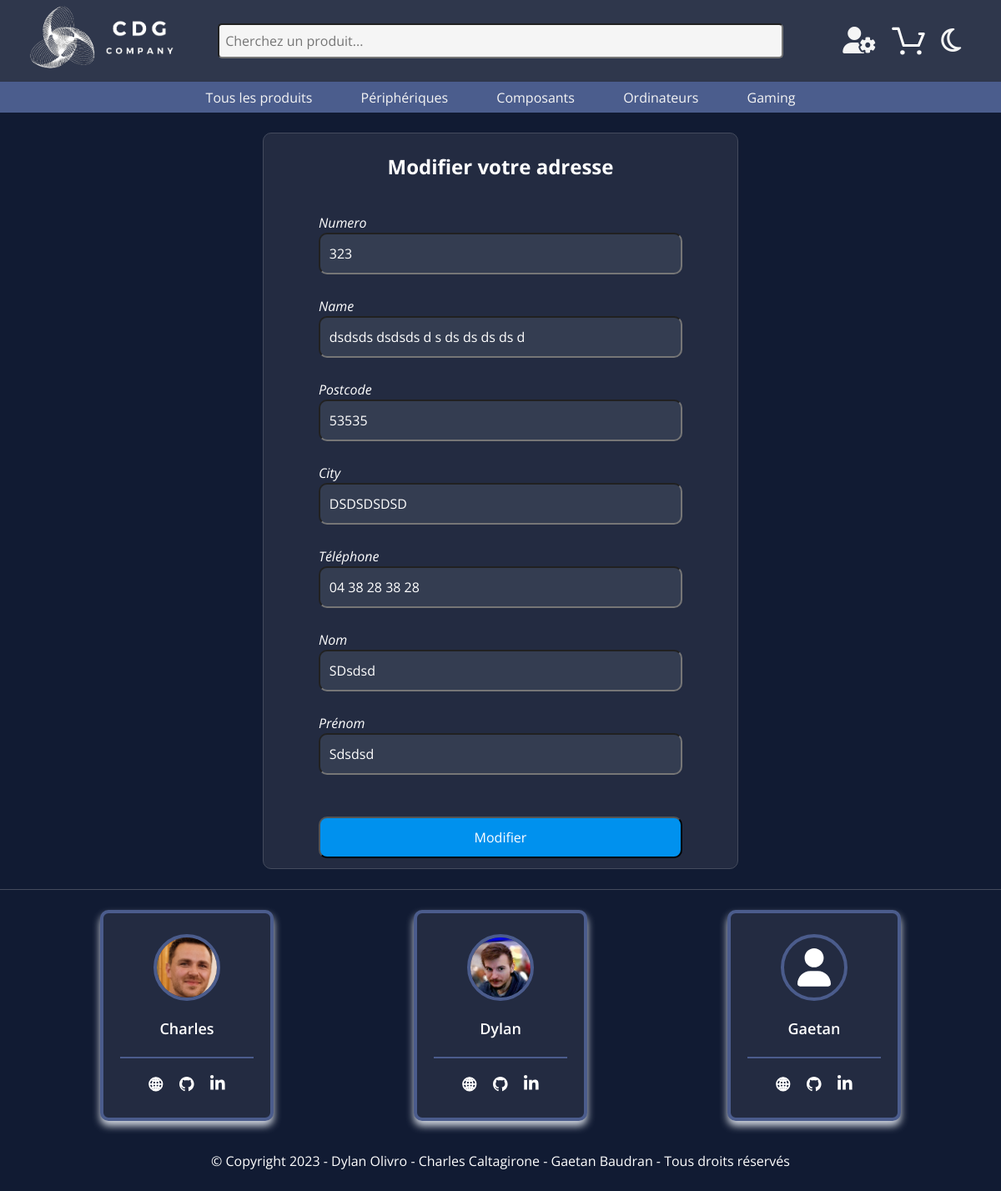
Screenshot of /php/user/modifyAdress.php?id=67 (signed in) with the database file from the repository.
### tables this page shows
CREATE TABLE IF NOT EXISTS `category` (
  `id` int NOT NULL AUTO_INCREMENT,
  `name` varchar(255) NOT NULL,
  `id_parent` int NOT NULL,
  PRIMARY KEY (`id`)
);

CREATE TABLE IF NOT EXISTS `addresses` (
  `address_id` int NOT NULL AUTO_INCREMENT,
  `user_id` int NOT NULL,
  `address_numero` int NOT NULL,
  `address_name` varchar(255) NOT NULL,
  `address_postcode` varchar(5) NOT NULL,
  `address_city` varchar(255) NOT NULL,
  `address_telephone` varchar(255) NOT NULL,
  `address_lastname` varchar(255) NOT NULL,
  `address_firstname` varchar(255) NOT NULL,
  PRIMARY KEY (`address_id`)
);

### php/include/required.php (called while the page is built, shortened)
<?php
function getURL()
{
    if (isset($_SERVER['HTTPS']) && $_SERVER['HTTPS'] === 'on')
        $url = "https";
    else {
        $url = "http";
    }
    $url .= "://";
    $url .= $_SERVER['HTTP_HOST'];
    $url .= $_SERVER['REQUEST_URI'];
    $splitURL = explode('boutique-en-ligne', $url);
    $splitURL2 = explode('/', $splitURL[1]);
    return [$splitURL, $splitURL2];
}
if (getURL()[0][1] === '/index.php' || getURL()[0][1] === '/') {
    require_once('./php/include/bdd.php');
    require_once('./php/include/function.php');
    require_once('./php/class/user.php');
    require_once('./php/class/address.php');
    require_once('./php/class/image.php');
    require_once('./php/class/product.php');
    require_once('./php/class/category.php');
    require_once('./php/class/cart.php');
    require_once('./php/class/order.php');
} else {
    if (getURL()[1][2] === 'user') {
        require_once('../include/bdd.php');
        require_once('../include/function.php');
        require_once('../class/user.php');
        require_once('../class/address.php');
        require_once('../class/image.php');
        require_once('../class/product.php');
        require_once('../class/category.php');
        require_once('../class/cart.php');
        require_once('../class/order.php');
    } else {
        require_once('./include/bdd.php');
        require_once('./class/address.php');
    }
}

### php/class/address.php (called while the page is built, shortened)
<?php
class Address
{
    public $id;
    public $user_id;
    public function __construct($id, $user_id, $numero, $name, $postcode, $city, $telephone, $firstname, $lastname)
    {
        $this->id = $id;
        $this->user_id = $user_id;
    }
    public function returnAddressesById($bdd)
    {
        $returnAdress = $bdd->prepare('SELECT * FROM addresses WHERE address_id = :address_id AND user_id = :user_id');
        $returnAdress->execute([
            'address_id' => $this->id,
            'user_id' => $this->user_id
        ]);
        $result = $returnAdress->fetch(PDO::FETCH_OBJ);
        return $result;
    }
}

### php/user/modifyAdress.php (the view, shortened to what this page needs)
<?php require_once('../include/required.php');
$address = new Address($_GET['id'], $_SESSION['user']->user_id, null, null, null, null, null, null, null);
$userAddress = $address->returnAddressesById($bdd);
?>
<!DOCTYPE html>
<html lang="en">
<head>
    <?php require_once('../include/head.php'); ?>
    <link rel="stylesheet" href="../../css/modifyAddress.css">
</head>
<body>
    <?php require_once('../include/header.php'); ?>
    <main>
        <section id="container">
            <div class="MainContent">
                <form action="" method="post" id="FormUpdateAddress">
                    <h3>Modifier votre adresse</h3>
                    <label for="numero" class="FormChild">Numero</label>
                    <input type="number" name="numero" id="numero" class="FormChild" value="<?= htmlspecialchars($userAddress->address_numero) ?>" autofocus>
                    <label for="name" class="FormChild">Name</label>
                    <input type="text" name="name" id="name" class="FormChild" value="<?= htmlspecialchars($userAddress->address_name) ?>">
                    <label for="postcode" class="FormChild">Postcode</label>
                    <input type="number" name="postcode" id="postcode" class="FormChild" value="<?= htmlspecialchars($userAddress->address_postcode) ?>">
                    <label for="city" class="FormChild">City</label>
                    <input type="text" name="city" id="city" class="FormChild" value="<?= htmlspecialchars($userAddress->address_city) ?>">
                    <label for="telephone" class="FormChild">Téléphone</label>
                    <input type="text" name="telephone" id="telephone" class="FormChild" value="<?= htmlspecialchars($userAddress->address_telephone) ?>">
                    <label for="nom" class="FormChild">Nom</label>
                    <input type="text" name="nom" id="nom" class="FormChild" value="<?= htmlspecialchars($userAddress->address_lastname) ?>">
                    <label for="prenom" class="FormChild">Prénom</label>
                    <input type="text" name="prenom" id="prenom" class="FormChild" value="<?= htmlspecialchars($userAddress->address_firstname) ?>">
                    <p id="message" class="FormChild">
                    </p>
                    <input type="submit" name="submit" id="submit" class="FormChild" value="Modifier">
                </form>
            </div>
        </section>
    </main>
    <?php require_once('../include/footer.php') ?>
</body>
</html>

### php/include/header.php (shortened to what this page needs)
<?php
if (getURL()[0][1] === '/index.php' || getURL()[0][1] === '/') {
    includeHeader($bdd, './', './php/', './');
} else {
    if (getURL()[1][2] === 'user') {
        includeHeader($bdd, '../../', '../', '../../');
    } else {
        includeHeader($bdd, '../', './', '../');
    }
}
function includeHeader($bdd, $index, $url, $image)
{
    $returnCategoryParent = $bdd->prepare('SELECT * FROM category WHERE id_parent = 0');
    $returnCategoryParent->execute();
    $resultCategoryParent = $returnCategoryParent->fetchAll(PDO::FETCH_OBJ);
?>
    <header id="allHeader">
        <div class="sectionNav" id="sectionNav">
            <nav class="navTop">
                <div class="logo">
                    <a href="<?= $index ?>index.php">
                        <img src="<?= $image ?>assets/logo-blanc.png" id="logoImg" alt="">
                    </a>
                </div>
                <div class="searchBarDiv">
                    <form action="" method="get" role="search">
                        <input type="text" id="searchBar" name="searchBar" type="text" placeholder="Cherchez un produit..." aria-label="Search" autocomplete="off">
                    </form>
                </div>
                <div class="iconNavDiv">
                    <span class="iconNav userIcon">
                        <?= isset($_SESSION['user']) && (int)$_SESSION['user']->user_role !== 0 ? '<i class="fa-solid fa-user-gear"></i>' : '<i class="fa-solid fa-user"></i>';
                        ?>
                    </span>
                    <span id="cartSpan" class="iconNav cartSpan">
                        <a href="<?= $url ?>cartPage.php">
                        </a>
                    </span>
                    <span class="iconNav" id="darkMode" onclick="themeToggle()"><i class="fa-regular fa-moon" id="darkModeIcon"></i></span>
                </div>
            </nav>
        </div>
        <nav class="categoriesNav" id="categoriesNav">
            <div class="categoriesUlDiv" id="categoriesUlDiv">
                <ul class="categoriesUl">
                    <li class="">
                        <a href="<?= $url ?>itemFilter.php" class="">Tous les produits</a>
                    </li>
                    <?php
                    foreach ($resultCategoryParent as $key) {
                    ?>
                        <li class="dropdown" id="">
                            <a class="" href="<?= $url ?>itemFilter.php?categoryParent=<?= $key->id ?>" role="button" data-bs-toggle="" aria-expanded="false">
                                <?= htmlspecialchars($key->name); ?>
                            </a>
                        </li>
                    <?php
                    }
                    ?>
                </ul>
            </div>
        </nav>
    </header>
<?php
}

### css/header.css (style rules this page uses)
:root { --background-color: #111b33; --section-color: #1d273d; --div-color: #232b41; --nav-color: #2f374c; --border-color: #444b5d; --input-color: #343d51; --button-color: #0091ee; --text-input-color: #90949b; --price-color: #f75b5b; --stock-color: #38b76e; --stockLimite-color: #ea8013; --main-color: #005078; --second-color: #007cb8; }
* { margin: 0; padding: 0; box-sizing: border-box; font-family: "Open Sans", sans-serif; }
html { scroll-behavior: smooth; }
body { line-height: 1.5; }
i, button { cursor: pointer; }
button, input, optgroup, select, textarea { margin: 0; font-family: inherit; font-size: inherit; line-height: inherit; }
#allHeader { color: whitesmoke; }
#allHeader a { color: whitesmoke; }
main { max-width: 1920px; margin: auto; background-color: var(--background-color); display: flex; flex-direction: column; align-items: center; }
.iconNavDiv { display: flex; align-items: center; width: 20%; justify-content: end; }
.iconNav { padding: 7px; cursor: pointer; }
#logoImg { height: 80px; }
.logo { width: 20%; }
.sectionNav { display: flex; justify-content: center; width: 100%; background-color: var(--nav-color); padding: 0.5%; }
.navTop { width: 95%; display: flex; justify-content: space-between; align-items: center; }
#searchBar { width: 100%; border-radius: 5px; padding: 1%; background-color: whitesmoke; }
.navTop i, .iconBurger { font-size: 2em; padding: 0 5px; }
.navTop a { color: #000; }
.dropdown { position: relative; display: inline-block; }
.categoriesUl li { padding: 0.5%; list-style: none; }
.categoriesUl a { text-decoration: none; color: white; }
.categoriesNav { background-color: #4b5d8d; width: 100%; display: flex; justify-content: center; }
.categoriesUlDiv { width: 60%; }
.searchBarDiv { width: 60%; position: relative; }
#cartSpan { position: relative; padding-bottom: 0; }
#cart-icon { width: 2.5em; }
.categoriesUl { display: flex; justify-content: space-between; padding: 3px; }
.userIcon { position: relative; display: inline-block; }

### css/modifyAddress.css (style rules this page uses)
#container { display: flex; justify-content: center; width: 95%; margin: 2% 0; }
.MainContent { display: flex; width: 50%; }
#FormUpdateAddress { background-color: var(--div-color); border-radius: 10px; border: 1px solid var(--border-color); display: flex; width: 100%; flex-direction: column; align-items: center; padding: 2%; }
#FormUpdateAddress h3 { font-size: 1.5rem; color: #fff; text-align: center; margin: 2% 0; }
.FormChild { width: 80%; border-radius: 10px; outline: none; height: 50px; }
#FormUpdateAddress label { color: white; display: flex; align-items: end; font-style: italic; }
#FormUpdateAddress input { padding: 2%; background-color: var(--input-color); color: #fff; }
#message { color: #ffa938; display: flex; align-items: center; font-size: 0.8rem; }
#submit { padding: 0 !important; background-color: var(--button-color) !important; cursor: pointer; }

### rows the page displays
category: name "Périphériques"
category: name "Composants"
category: name "Ordinateurs"
category: name "Gaming"
addresses: numero "323", name "dsdsds dsdsds d s ds ds ds ds d", postcode "53535", city "DSDSDSDSD", telephone "04 38 28 38 28", nom "SDsdsd", prenom "Sdsdsd"
